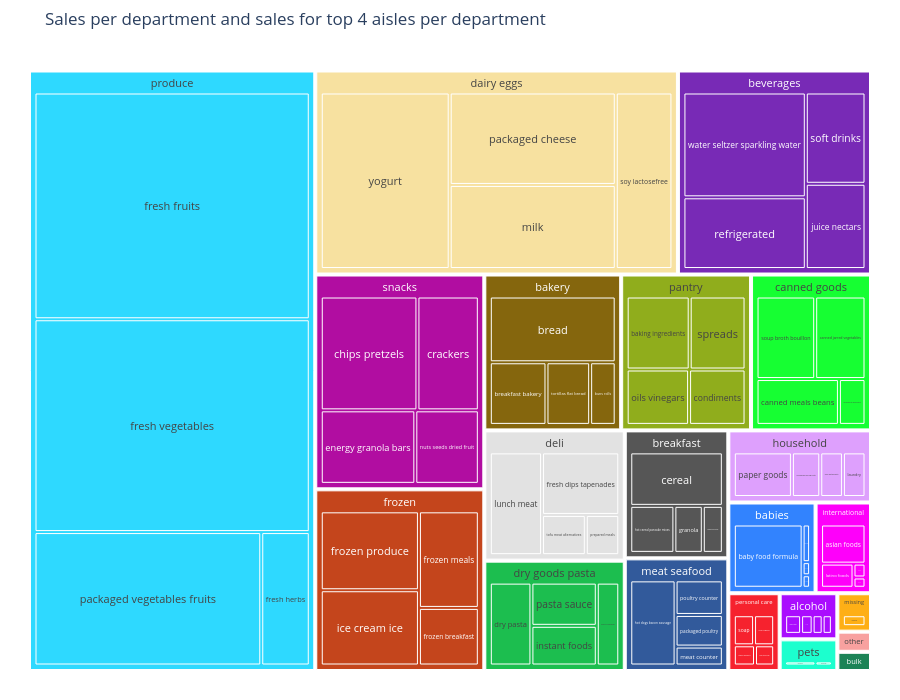

The code cell stored with this chart in its notebook:
### Markdown cell above
We see that all departments contain in between 1 and 17 aisles. The department 'personal care' is the one with the higher count of aisles this mean there is a lot of diversity inside this department.

### Code cell
fig = plot_department_aisle_treemap(products_enriched, top_n_per_dept=4)
fig.show()

### Figure 1 — Plotly figure (JSON) as saved in the notebook; plotly's stock layout.template omitted (floating-point values rounded to 4 significant figures; data arrays with more than 128 entries replaced by an {"elided": "..."} marker saying what was removed)
{"data": [{"branchvalues": "total", "customdata": {"elided": "95x2 mixed values"}, "domain": {"x": [0, 1], "y": [0, 1]}, "hovertemplate": "labels=%{label}<br>total_sales=%{customdata[0]:,.0f}<br>parent=%{parent}<br>id=%{id}<br>department=%{customdata[1]}<extra></extra>", "ids": ["alcohol", "alcohol/beers coolers", "alcohol/red wines", "alcohol/white wines", "alcohol/spirits", "babies/diapers wipes", "babies", "babies/baby food formula", "babies/baby accessories", "babies/baby bath body care", "bakery/buns rolls", "bakery/tortillas flat bread", "bakery/breakfast bakery", "bakery/bread", "bakery", "beverages/refrigerated", "beverages/water seltzer sparkling water", "beverages", "beverages/soft drinks", "beverages/juice nectars", "breakfast/cereal", "breakfast/breakfast bars pastries", "breakfast", "breakfast/hot cereal pancake mixes", "breakfast/granola", "bulk/bulk grains rice dried goods", "bulk/bulk dried fruits vegetables", "bulk", "canned goods/canned meals beans", "canned goods/canned jarred vegetables", "canned goods", "canned goods/canned fruit applesauce", "canned goods/soup broth bouillon", "dairy eggs/packaged cheese", "dairy eggs", "dairy eggs/milk", "dairy eggs/soy lactosefree", "dairy eggs/yogurt", "deli/lunch meat", "deli/fresh dips tapenades", "deli/prepared meals", "deli/tofu meat alternatives", "deli", "dry goods pasta", "dry goods pasta/dry pasta", "dry goods pasta/instant foods", "dry goods pasta/pasta sauce", "dry goods pasta/grains rice dried goods", "frozen/frozen meals", "frozen", "frozen/frozen breakfast", "frozen/frozen produce", "frozen/ice cream ice", "household/paper goods", "household/cleaning products", "household", "household/dish detergents", "household/laundry", "international/kosher foods", "international/indian foods", "international/latino foods", "international", "international/asian foods", "meat seafood/hot dogs bacon sausage", "meat seafood", "meat seafood/packaged poultry", "meat seafood/poultry counter", "meat seafood/meat counter", "missing/missing", "missing", "other", "other/other", "pantry", "pantry/baking ingredients", "pantry/condiments", "pantry/oils vinegars", "pantry/spreads", "personal care", "personal care/body lotions soap", "personal care/vitamins supplements", "personal care/oral hygiene", "personal care/soap", "pets/dog food care", "pets/cat food care", "pets", "produce", "produce/packaged vegetables fruits", "produce/fresh herbs", "produce/fresh vegetables", "produce/fresh fruits", "snacks/chips pretzels", "snacks/crackers", "snacks/energy granola bars", "snacks/nuts seeds dried fruit", "snacks"], "labels": ["alcohol", "beers coolers", "red wines", "white wines", "spirits", "diapers wipes", "babies", "baby food formula", "baby accessories", "baby bath body care", "buns rolls", "tortillas flat bread", "breakfast bakery", "bread", "bakery", "refrigerated", "water seltzer sparkling water", "beverages", "soft drinks", "juice nectars", "cereal", "breakfast bars pastries", "breakfast", "hot cereal pancake mixes", "granola", "bulk grains rice dried goods", "bulk dried fruits vegetables", "bulk", "canned meals beans", "canned jarred vegetables", "canned goods", "canned fruit applesauce", "soup broth bouillon", "packaged cheese", "dairy eggs", "milk", "soy lactosefree", "yogurt", "lunch meat", "fresh dips tapenades", "prepared meals", "tofu meat alternatives", "deli", "dry goods pasta", "dry pasta", "instant foods", "pasta sauce", "grains rice dried goods", "frozen meals", "frozen", "frozen breakfast", "frozen produce", "ice cream ice", "paper goods", "cleaning products", "household", "dish detergents", "laundry", "kosher foods", "indian foods", "latino foods", "international", "asian foods", "hot dogs bacon sausage", "meat seafood", "packaged poultry", "poultry counter", "meat counter", "missing", "missing", "other", "other", "pantry", "baking ingredients", "condiments", "oils vinegars", "spreads", "personal care", "body lotions soap", "vitamins supplements", "oral hygiene", "soap", "dog food care", "cat food care", "pets", "produce", "packaged vegetables fruits", "fresh herbs", "fresh vegetables", "fresh fruits", "chips pretzels", "crackers", "energy granola bars", "nuts seeds dried fruit", "snacks"], "marker": {"colors": ["#AA0DFE", "#AA0DFE", "#AA0DFE", "#AA0DFE", "#AA0DFE", "#3283FE", "#3283FE", "#3283FE", "#3283FE", "#3283FE", "#85660D", "#85660D", "#85660D", "#85660D", "#85660D", "#782AB6", "#782AB6", "#782AB6", "#782AB6", "#782AB6", "#565656", "#565656", "#565656", "#565656", "#565656", "#1C8356", "#1C8356", "#1C8356", "#16FF32", "#16FF32", "#16FF32", "#16FF32", "#16FF32", "#F7E1A0", "#F7E1A0", "#F7E1A0", "#F7E1A0", "#F7E1A0", "#E2E2E2", "#E2E2E2", "#E2E2E2", "#E2E2E2", "#E2E2E2", "#1CBE4F", "#1CBE4F", "#1CBE4F", "#1CBE4F", "#1CBE4F", "#C4451C", "#C4451C", "#C4451C", "#C4451C", "#C4451C", "#DEA0FD", "#DEA0FD", "#DEA0FD", "#DEA0FD", "#DEA0FD", "#FE00FA", "#FE00FA", "#FE00FA", "#FE00FA", "#FE00FA", "#325A9B", "#325A9B", "#325A9B", "#325A9B", "#325A9B", "#FEAF16", "#FEAF16", "#F8A19F", "#F8A19F", "#90AD1C", "#90AD1C", "#90AD1C", "#90AD1C", "#90AD1C", "#F6222E", "#F6222E", "#F6222E", "#F6222E", "#F6222E", "#1CFFCE", "#1CFFCE", "#1CFFCE", "#2ED9FF", "#2ED9FF", "#2ED9FF", "#2ED9FF", "#2ED9FF", "#B10DA1", "#B10DA1", "#B10DA1", "#B10DA1", "#B10DA1"]}, "name": "", "parents": ["", "alcohol", "alcohol", "alcohol", "alcohol", "babies", "", "babies", "babies", "babies", "bakery", "bakery", "bakery", "bakery", "", "beverages", "beverages", "", "beverages", "beverages", "breakfast", "breakfast", "", "breakfast", "breakfast", "bulk", "bulk", "", "canned goods", "canned goods", "", "canned goods", "canned goods", "dairy eggs", "", "dairy eggs", "dairy eggs", "dairy eggs", "deli", "deli", "deli", "deli", "", "", "dry goods pasta", "dry goods pasta", "dry goods pasta", "dry goods pasta", "frozen", "", "frozen", "frozen", "frozen", "household", "household", "", "household", "household", "international", "international", "international", "", "international", "meat seafood", "", "meat seafood", "meat seafood", "meat seafood", "missing", "", "", "other", "", "pantry", "pantry", "pantry", "pantry", "", "personal care", "personal care", "personal care", "personal care", "pets", "pets", "", "", "produce", "produce", "produce", "produce", "snacks", "snacks", "snacks", "snacks", ""], "textfont": {"size": 11}, "textposition": "middle center", "type": "treemap", "values": [142500.0, 48660.0, 35180.0, 30560.0, 28100.0, 24600.0, 423800.0, 382500.0, 8160.0, 8581.0, 113000.0, 193300.0, 250800.0, 584800.0, 1142000.0, 575900.0, 841500.0, 2109000.0, 357500.0, 333900.0, 377600.0, 71860.0, 709600.0, 158200.0, 102000.0, 17200.0, 17370.0, 34570.0, 270300.0, 297000.0, 1001000.0, 87200.0, 346500.0, 979800.0, 3961000.0, 891000.0, 638300.0, 1452000.0, 395100.0, 355700.0, 99030.0, 129500.0, 979300.0, 829900.0, 266600.0, 200700.0, 218400.0, 144200.0, 390300.0, 1644000.0, 232800.0, 522700.0, 498400.0, 243000.0, 118500.0, 550800.0, 94930.0, 94350.0, 11800.0, 15900.0, 74950.0, 269300.0, 166600.0, 305700.0, 624500.0, 118400.0, 129500.0, 70890.0, 69140.0, 69140.0, 36290.0, 36290.0, 1084000.0, 326700.0, 222000.0, 245500.0, 289400.0, 213600.0, 40770.0, 45060.0, 63750.0, 64060.0, 34300.0, 63420.0, 97720.0, 9203000.0, 1765000.0, 377700.0, 3418000.0, 3642000.0, 722500.0, 458800.0, 456400.0, 306500.0, 1944000.0]}], "layout": {"height": 700, "legend": {"tracegroupgap": 0}, "margin": {"b": 25, "l": 25, "r": 25, "t": 50}, "title": {"text": "Sales per department and sales for top 4 aisles per department"}, "treemapcolorway": ["#AA0DFE", "#3283FE", "#85660D", "#782AB6", "#565656", "#1C8356", "#16FF32", "#F7E1A0", "#E2E2E2", "#1CBE4F", "#C4451C", "#DEA0FD", "#FE00FA", "#325A9B", "#FEAF16", "#F8A19F", "#90AD1C", "#F6222E", "#1CFFCE", "#2ED9FF", "#B10DA1", "#C075A6", "#FC1CBF", "#B00068", "#FBE426", "#FA0087"]}}
